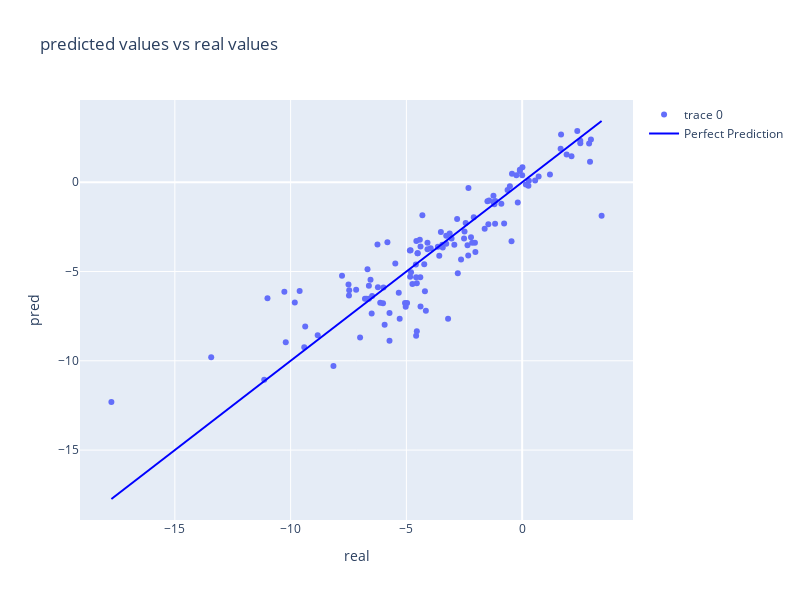

The cell this chart's notebook holds for it:
### Code cell
trace = go.Scatter(x = y_real,y = y_pred, mode = "markers")
line_trace = go.Scatter(x = [min(y_real), max(y_real)],
                        y = [min(y_real), max(y_real)],
                        mode = "lines",
                        marker=dict(color='blue'),
                        name='Perfect Prediction')
layout = go.Layout(title = "predicted values vs real values", xaxis=dict(title = "real"),
                   yaxis = dict(title = "pred"), width = 800, height = 600)

figure = go.Figure(data = [trace, line_trace], layout=layout)

iplot(figure)

### Figure 1 — Plotly figure (JSON) as saved in the notebook; plotly's stock layout.template omitted (floating-point values rounded to 4 significant figures)
{"data": [{"mode": "markers", "type": "scatter", "x": [-6.01, 2.13, -4.55, -0.1, -3.58, -6.68, -2.78, 0.56, 0.29, -6.48, -5.06, -2.51, 0.27, -7.78, 1.68, -1.24, -0.19, -2.44, -4.31, -3.28, -6.13, -4.2, -0.25, -6.55, 0.16, -4.82, -1.43, -4.16, -8.15, -3.2, -7.48, -11.14, -5.73, -4.8, -0.63, 0, -2.04, 1.2, -4.57, -3.45, -1.17, -7.17, -3.05, -5.94, -3.51, -5.99, -9.37, -4.97, -0.46, -4.59, -9.82, -4.52, -3.95, -5.48, -8.83, -5.33, -0.53, -2.81, -6.62, -5.03, 1.66, 1.92, -1.24, -4.39, -1.46, -6.23, -3.43, -7, 2.97, -0.9, -9.61, -4.39, -5.82, -1.62, -4.58, -4.42, -2.32, -0.44, -2.21, -2.49, -10.27, 0.01, 0.71, -4.58, -0.1, 2.51, -2.64, 2.89, -5.29, -2.09, -13.43, -1.16, -2.16, -3.28, 2.93, -11, -7.47, -2.33, -4.23, -6.25, -10.21, -4.55, 3.43, -1.2, -7.5, -6.62, -6.79, -3.64, -3.13, 2.51, -4.84, -4.74, -9.41, -0.78, -4.09, -2.36, -4.4, -4.85, -17.74, 2.38, -6.72, -5.73, -2.93, -4.51, -6.5, -4.09, -2.02, -1.5], "y": [-6.775, 1.461, -8.351, 0.7054, -4.119, -4.868, -5.097, 0.09449, 0.0857, -6.365, -6.758, -3.157, -0.203, -5.241, 2.673, -1.106, -1.141, -2.288, -1.848, -3.441, -6.748, -6.098, 0.3894, -5.463, -0.1316, -3.81, -1.018, -7.196, -10.29, -7.65, -6.346, -11.06, -7.323, -5.035, -0.4339, 0.3955, -3.383, 0.4385, -3.284, -3.497, -2.321, -6.015, -3.149, -7.987, -2.782, -5.9, -8.082, -6.759, -3.304, -4.61, -6.732, -3.974, -3.692, -4.555, -8.568, -6.19, -0.2265, -2.057, -5.798, -6.968, 1.87, 1.56, -0.7552, -6.958, -2.355, -5.882, -3.661, -8.69, 2.388, -1.202, -6.092, -3.594, -3.364, -2.599, -8.603, -3.214, -0.3222, 0.4814, -3.08, -2.763, -6.139, 0.8458, 0.3276, -5.325, 0.6312, 2.178, -4.334, 2.175, -7.645, -1.966, -9.795, -1.051, -3.39, -2.996, 1.143, -6.502, -6.051, -4.106, -4.596, -3.486, -8.955, -5.654, -1.871, -1.231, -5.722, -6.519, -6.529, -3.617, -2.874, 2.321, -5.296, -5.7, -9.241, -2.316, -3.75, -3.525, -5.319, -3.827, -12.31, 2.87, -6.52, -8.874, -3.504, -3.982, -7.349, -3.382, -3.912, -1.06]}, {"marker": {"color": "blue"}, "mode": "lines", "name": "Perfect Prediction", "type": "scatter", "x": [-17.74, 3.43], "y": [-17.74, 3.43]}], "layout": {"height": 600, "title": {"text": "predicted values vs real values"}, "width": 800, "xaxis": {"title": {"text": "real"}}, "yaxis": {"title": {"text": "pred"}}}}
